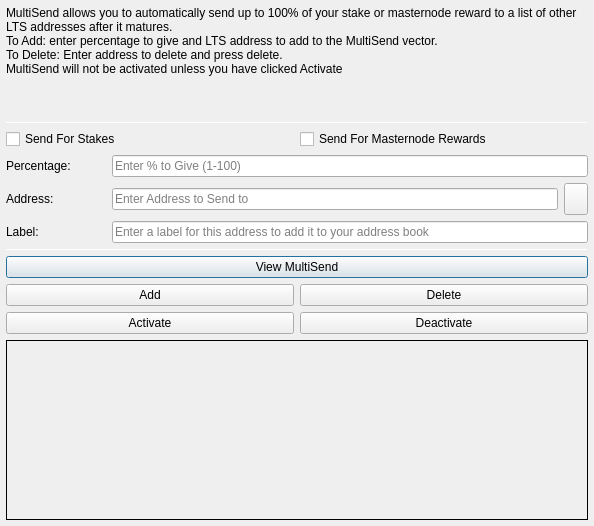
<?xml version="1.0" encoding="UTF-8"?>
<ui version="4.0">
 <class>MultiSendDialog</class>
 <widget class="QDialog" name="MultiSendDialog">
  <property name="windowModality">
   <enum>Qt::NonModal</enum>
  </property>
  <property name="geometry">
   <rect>
    <x>0</x>
    <y>0</y>
    <width>594</width>
    <height>526</height>
   </rect>
  </property>
  <property name="windowTitle">
   <string>MultiSend</string>
  </property>
  <layout class="QVBoxLayout" name="verticalLayout" stretch="0">
   <property name="leftMargin">
    <number>6</number>
   </property>
   <property name="topMargin">
    <number>6</number>
   </property>
   <property name="rightMargin">
    <number>6</number>
   </property>
   <property name="bottomMargin">
    <number>6</number>
   </property>
   <item>
    <layout class="QVBoxLayout" name="verticalLayout_Main" stretch="1,1,1,0,1,1,1">
     <item>
      <widget class="QLabel" name="label_2">
       <property name="lineWidth">
        <number>1</number>
       </property>
       <property name="text">
        <string>MultiSend allows you to automatically send up to 100% of your stake or masternode reward to a list of other LTS addresses after it matures.
To Add: enter percentage to give and LTS address to add to the MultiSend vector.
To Delete: Enter address to delete and press delete.
MultiSend will not be activated unless you have clicked Activate</string>
       </property>
       <property name="alignment">
        <set>Qt::AlignLeading|Qt::AlignLeft|Qt::AlignTop</set>
       </property>
       <property name="wordWrap">
        <bool>true</bool>
       </property>
      </widget>
     </item>
     <item>
      <widget class="Line" name="line">
       <property name="minimumSize">
        <size>
         <width>0</width>
         <height>1</height>
        </size>
       </property>
       <property name="maximumSize">
        <size>
         <width>16777215</width>
         <height>1</height>
        </size>
       </property>
       <property name="orientation">
        <enum>Qt::Horizontal</enum>
       </property>
      </widget>
     </item>
     <item>
      <layout class="QVBoxLayout" name="verticalLayout_Settings">
       <item>
        <layout class="QHBoxLayout" name="horizontalLayout">
         <item>
          <widget class="QCheckBox" name="multiSendStakeCheckBox">
           <property name="text">
            <string>Send For Stakes</string>
           </property>
          </widget>
         </item>
         <item>
          <widget class="QCheckBox" name="multiSendMasternodeCheckBox">
           <property name="text">
            <string>Send For Masternode Rewards</string>
           </property>
          </widget>
         </item>
        </layout>
       </item>
       <item>
        <layout class="QHBoxLayout" name="horizontalLayout_6">
         <item>
          <widget class="QLabel" name="label">
           <property name="minimumSize">
            <size>
             <width>100</width>
             <height>0</height>
            </size>
           </property>
           <property name="toolTip">
            <string>Percentage of stake to send</string>
           </property>
           <property name="text">
            <string>Percentage:</string>
           </property>
          </widget>
         </item>
         <item>
          <widget class="QLineEdit" name="multiSendPercentEdit">
           <property name="toolTip">
            <string>Enter whole numbers 1 - 100</string>
           </property>
           <property name="placeholderText">
            <string>Enter % to Give (1-100)</string>
           </property>
          </widget>
         </item>
        </layout>
       </item>
       <item>
        <layout class="QHBoxLayout" name="horizontalLayout_7">
         <item>
          <widget class="QLabel" name="label_5">
           <property name="minimumSize">
            <size>
             <width>100</width>
             <height>0</height>
            </size>
           </property>
           <property name="toolTip">
            <string>Address to send portion of stake to</string>
           </property>
           <property name="text">
            <string>Address:</string>
           </property>
          </widget>
         </item>
         <item>
          <widget class="QLineEdit" name="multiSendAddressEdit">
           <property name="toolTip">
            <string/>
           </property>
           <property name="placeholderText">
            <string>Enter Address to Send to</string>
           </property>
          </widget>
         </item>
         <item>
          <widget class="QToolButton" name="addressBookButton">
           <property name="maximumSize">
            <size>
             <width>16777215</width>
             <height>32</height>
            </size>
           </property>
           <property name="toolTip">
            <string>Choose an address from the address book</string>
           </property>
           <property name="text">
            <string/>
           </property>
           <property name="icon">
            <iconset resource="../litecoins.qrc">
             <normaloff>:/icons/address-book</normaloff>:/icons/address-book</iconset>
           </property>
           <property name="shortcut">
            <string>Alt+A</string>
           </property>
          </widget>
         </item>
        </layout>
       </item>
      </layout>
     </item>
     <item>
      <layout class="QHBoxLayout" name="horizontalLayout_3">
       <item>
        <widget class="QLabel" name="label_3">
         <property name="minimumSize">
          <size>
           <width>100</width>
           <height>0</height>
          </size>
         </property>
         <property name="text">
          <string>Label:</string>
         </property>
        </widget>
       </item>
       <item>
        <widget class="QLineEdit" name="labelAddressLabelEdit">
         <property name="placeholderText">
          <string>Enter a label for this address to add it to your address book</string>
         </property>
        </widget>
       </item>
      </layout>
     </item>
     <item>
      <widget class="Line" name="line_2">
       <property name="minimumSize">
        <size>
         <width>0</width>
         <height>1</height>
        </size>
       </property>
       <property name="maximumSize">
        <size>
         <width>16777215</width>
         <height>1</height>
        </size>
       </property>
       <property name="orientation">
        <enum>Qt::Horizontal</enum>
       </property>
      </widget>
     </item>
     <item>
      <layout class="QVBoxLayout" name="verticalLayout_Buttons">
       <item>
        <layout class="QHBoxLayout" name="horizontalLayout_4">
         <item>
          <widget class="QPushButton" name="viewButton">
           <property name="toolTip">
            <string/>
           </property>
           <property name="statusTip">
            <string>View MultiSend Vector</string>
           </property>
           <property name="text">
            <string>View MultiSend</string>
           </property>
          </widget>
         </item>
        </layout>
       </item>
       <item>
        <layout class="QHBoxLayout" name="horizontalLayout_2">
         <item>
          <widget class="QPushButton" name="addButton">
           <property name="toolTip">
            <string/>
           </property>
           <property name="statusTip">
            <string>Add to MultiSend Vector</string>
           </property>
           <property name="text">
            <string>Add</string>
           </property>
          </widget>
         </item>
         <item>
          <widget class="QPushButton" name="deleteButton">
           <property name="toolTip">
            <string/>
           </property>
           <property name="statusTip">
            <string>Delete Address From MultiSend Vector</string>
           </property>
           <property name="text">
            <string>Delete</string>
           </property>
          </widget>
         </item>
        </layout>
       </item>
       <item>
        <layout class="QHBoxLayout" name="horizontalLayout_5">
         <item>
          <widget class="QPushButton" name="activateButton">
           <property name="statusTip">
            <string>Activate MultiSend</string>
           </property>
           <property name="text">
            <string>Activate</string>
           </property>
          </widget>
         </item>
         <item>
          <widget class="QPushButton" name="disableButton">
           <property name="statusTip">
            <string>Deactivate MultiSend</string>
           </property>
           <property name="text">
            <string>Deactivate</string>
           </property>
          </widget>
         </item>
        </layout>
       </item>
      </layout>
     </item>
     <item>
      <widget class="QLabel" name="message">
       <property name="minimumSize">
        <size>
         <width>0</width>
         <height>180</height>
        </size>
       </property>
       <property name="frameShape">
        <enum>QFrame::Panel</enum>
       </property>
       <property name="frameShadow">
        <enum>QFrame::Plain</enum>
       </property>
       <property name="lineWidth">
        <number>1</number>
       </property>
       <property name="midLineWidth">
        <number>1</number>
       </property>
       <property name="text">
        <string/>
       </property>
       <property name="alignment">
        <set>Qt::AlignLeading|Qt::AlignLeft|Qt::AlignTop</set>
       </property>
       <property name="wordWrap">
        <bool>true</bool>
       </property>
      </widget>
     </item>
    </layout>
   </item>
  </layout>
 </widget>
 <resources>
  <include location="../litecoins.qrc"/>
 </resources>
 <connections/>
</ui>
